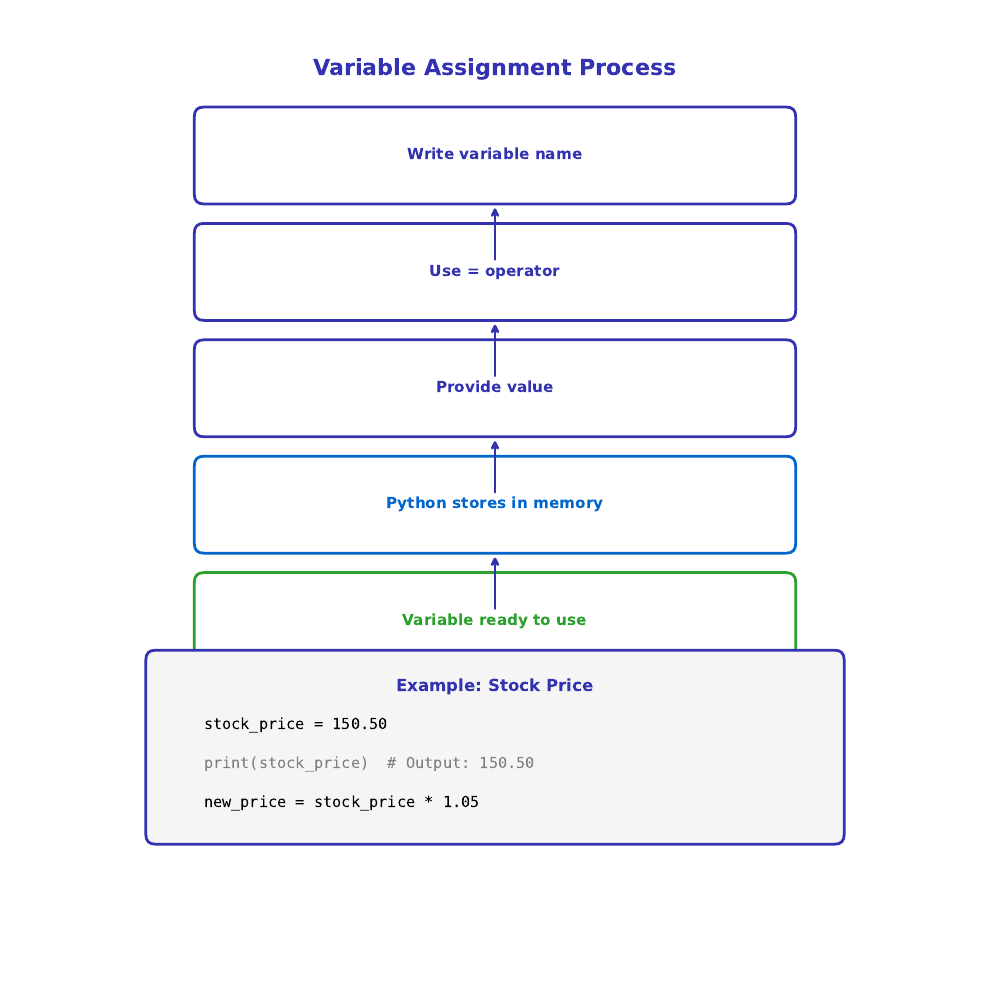

Write the Python code that produced this figure.
"""Generated chart with course color palette"""
import matplotlib.pyplot as plt
import matplotlib.patches as patches
from matplotlib.patches import FancyBboxPatch, Rectangle, Circle, FancyArrowPatch, Wedge
import numpy as np
import pandas as pd
import seaborn as sns
from pathlib import Path

# Standard matplotlib configuration
plt.rcParams.update({
    'font.size': 10,
    'axes.labelsize': 10,
    'axes.titlesize': 11,
    'xtick.labelsize': 9,
    'ytick.labelsize': 9,
    'legend.fontsize': 9,
    'figure.figsize': (10, 6),
    'figure.dpi': 150
})

# Course colors
MLPURPLE = '#3333B2'
MLLAVENDER = '#ADADE0'
MLBLUE = '#0066CC'
MLORANGE = '#FF7F0E'
MLGREEN = '#2CA02C'
MLRED = '#D62728'

# Map old colors to course colors
COLOR_PRIMARY = MLPURPLE
COLOR_SECONDARY = MLPURPLE
COLOR_ACCENT = MLBLUE
COLOR_LIGHT = MLLAVENDER
COLOR_GREEN = MLGREEN
COLOR_ORANGE = MLORANGE
COLOR_RED = MLRED


fig, ax = plt.subplots(figsize=(10, 10))
ax.set_xlim(0, 10)
ax.set_ylim(0, 10)
ax.axis('off')

ax.text(5, 9.5, 'Variable Assignment Process', ha='center', va='top',
        fontsize=16, fontweight='bold', color=COLOR_SECONDARY)

# Step boxes
steps = [
    (8.5, 'Write variable name', COLOR_PRIMARY),
    (7.3, 'Use = operator', COLOR_PRIMARY),
    (6.1, 'Provide value', COLOR_PRIMARY),
    (4.9, 'Python stores in memory', COLOR_ACCENT),
    (3.7, 'Variable ready to use', COLOR_GREEN),
]

for y, text, color in steps:
    box = FancyBboxPatch((2, y - 0.4), 6, 0.8, boxstyle="round,pad=0.1",
                         edgecolor=color, facecolor='white', linewidth=2)
    ax.add_patch(box)
    ax.text(5, y, text, ha='center', va='center',
            fontsize=11, fontweight='bold', color=color)

    # Arrow to next step
    if y > 4:
        ax.annotate('', xy=(5, y - 0.5), xytext=(5, y - 1.1),
                   arrowprops=dict(arrowstyle='->', color=COLOR_SECONDARY, lw=2))

# Example
example_box = FancyBboxPatch((1.5, 1.5), 7, 1.8, boxstyle="round,pad=0.1",
                             edgecolor=COLOR_SECONDARY, facecolor='#F5F5F5', linewidth=2)
ax.add_patch(example_box)
ax.text(5, 3.1, 'Example: Stock Price', ha='center', va='top',
        fontsize=12, fontweight='bold', color=COLOR_SECONDARY)
ax.text(2, 2.7, 'stock_price = 150.50', ha='left', va='top',
        fontsize=11, family='monospace', color='black')
ax.text(2, 2.3, 'print(stock_price)  # Output: 150.50', ha='left', va='top',
        fontsize=11, family='monospace', color='#808080')
ax.text(2, 1.9, 'new_price = stock_price * 1.05', ha='left', va='top',
        fontsize=11, family='monospace', color='black')

plt.tight_layout()
output_path = 'chart.pdf'
plt.savefig(output_path, dpi=300, bbox_inches='tight')
plt.close()
